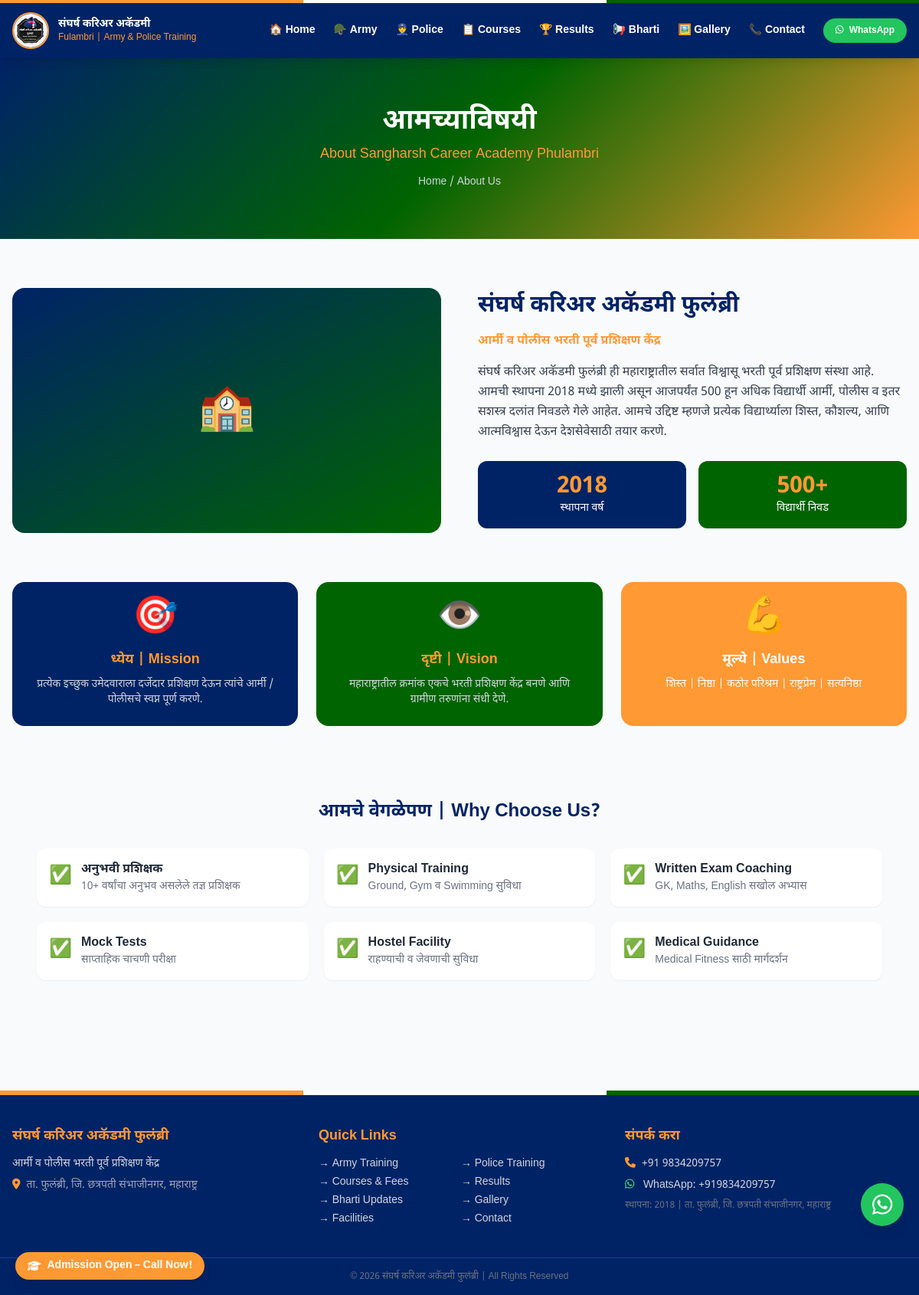
The page /about/ on the database its author committed.
### core/models.py (models this page shows, shortened)
class AcademyInfo(models.Model):
    name_mr = models.CharField(_('नाव (मराठी)'), max_length=200, default='संघर्ष करिअर अकॅडमी फुलंब्री')
    name_en = models.CharField(_('Name (English)'), max_length=200, default='Sangharsh Career Academy Fulambri')
    tagline_mr = models.CharField(_('टॅगलाइन (मराठी)'), max_length=300, default='आर्मी व पोलीस भरती पूर्व प्रशिक्षण केंद्र')
    tagline_en = models.CharField(_('Tagline (English)'), max_length=300, default='Army & Police Pre-Recruitment Training Centre')
    address_mr = models.TextField(_('पत्ता (मराठी)'), default='ता. फुलंब्री, जि. छत्रपती संभाजीनगर, महाराष्ट्र')
    address_en = models.TextField(_('Address (English)'), default='Tal. Fulambri, Dist. Chhatrapati Sambhajinagar, Maharashtra')
    phone = models.CharField(_('फोन'), max_length=20, default='+91 XXXXX XXXXX')
    whatsapp = models.CharField(_('WhatsApp'), max_length=20, default='+91XXXXXXXXXX')
    email = models.EmailField(_('ईमेल'), blank=True)
    established_year = models.IntegerField(_('स्थापना वर्ष'), default=2018)
    logo = models.ImageField(_('लोगो'), upload_to='academy/', blank=True)
    hero_image = models.ImageField(_('Hero Image'), upload_to='academy/', blank=True)
    about_image = models.ImageField(_('About Image'), upload_to='academy/', blank=True)
    about_text_mr = models.TextField(_('आमच्याविषयी (मराठी)'), blank=True)
    about_text_en = models.TextField(_('About Us (English)'), blank=True)
    google_map_embed = models.TextField(_('Google Map Embed Code'), blank=True)
    students_selected = models.IntegerField(_('एकूण निवड'), default=500)
    army_selected = models.IntegerField(_('आर्मी निवड'), default=50)
    police_selected = models.IntegerField(_('पोलीस निवड'), default=200)
    meta_keywords = models.CharField(max_length=500, blank=True, default='army bharti, police bharti, Fulambri, संघर्ष अकॅडमी')
    meta_description = models.TextField(blank=True)
    class Meta:
        verbose_name = _('अकॅडमी माहिती')
        verbose_name_plural = _('अकॅडमी माहिती')
    @classmethod
    def get_info(cls):
        obj, _ = cls.objects.get_or_create(pk=1)
        return obj

### core/views.py (the view)
# urls.py: path('about/', views.about, name='about'),
def about(request):
    academy = get_academy_info()
    context = {
        'page_title': 'आमच्याविषयी | About Us',
        'meta_desc': 'Sangharsh Career Academy Fulambri - Army & Police Training Centre in Chhatrapati Sambhajinagar',
        'academy': academy,
    }
    return render(request, 'core/about.html', context)

### core/context_processors.py (called while the page is built)
def global_context(request):
    academy = AcademyInfo.get_info()
    return {
        'site_academy': academy,
        'whatsapp_number': academy.whatsapp.replace('+', '').replace(' ', ''),
    }

### core/views.py (called while the page is built)
def get_academy_info():
    return AcademyInfo.get_info()

### core/templates/core/about.html
{% extends 'base.html' %}
{% block content %}
<div class="hero-gradient py-16 text-white text-center">
  <h1 class="text-4xl font-black">आमच्याविषयी</h1>
  <p class="text-saffron text-lg mt-2">About Sangharsh Career Academy Phulambri</p>
  <nav class="text-sm text-gray-300 mt-3">
    <a href="{% url 'home' %}" class="hover:text-white">Home</a> / About Us
  </nav>
</div>
<section class="py-16 max-w-7xl mx-auto px-4">
  <div class="grid lg:grid-cols-2 gap-12 items-center mb-16">
    <div>
      {% if academy.about_image %}
        <img src="{{ academy.about_image.url }}" alt="Academy" class="rounded-2xl shadow-xl w-full"/>
      {% else %}
        <div class="bg-gradient-to-br from-navyblue to-armygreen rounded-2xl h-80 flex items-center justify-center text-white text-6xl">🏫</div>
      {% endif %}
    </div>
    <div>
      <h2 class="text-3xl font-black text-navyblue mb-4">{{ academy.name_mr }}</h2>
      <p class="text-saffron font-bold mb-4">{{ academy.tagline_mr }}</p>
      <div class="prose text-gray-700 leading-relaxed">
        {{ academy.about_text_mr|default:"संघर्ष करिअर अकॅडमी फुलंब्री ही महाराष्ट्रातील सर्वात विश्वासू भरती पूर्व प्रशिक्षण संस्था आहे. आमची स्थापना 2018 मध्ये झाली असून आजपर्यंत 500 हून अधिक विद्यार्थी आर्मी, पोलीस व इतर सशस्त्र दलांत निवडले गेले आहेत. आमचे उद्दिष्ट म्हणजे प्रत्येक विद्यार्थ्याला शिस्त, कौशल्य, आणि आत्मविश्वास देऊन देशसेवेसाठी तयार करणे." }}
      </div>
      <div class="mt-6 grid grid-cols-2 gap-4">
        <div class="text-center bg-navyblue text-white rounded-xl p-4">
          <div class="text-3xl font-black text-saffron">{{ academy.established_year }}</div>
          <p class="text-sm">स्थापना वर्ष</p>
        </div>
        <div class="text-center bg-armygreen text-white rounded-xl p-4">
          <div class="text-3xl font-black text-saffron">{{ academy.students_selected }}+</div>
          <p class="text-sm">विद्यार्थी निवड</p>
        </div>
      </div>
    </div>
  </div>
  <div class="grid md:grid-cols-3 gap-6 mb-16">
    <div class="bg-navyblue text-white rounded-2xl p-6 text-center">
      <div class="text-5xl mb-4">🎯</div>
      <h3 class="font-bold text-lg text-saffron mb-2">ध्येय | Mission</h3>
      <p class="text-sm text-gray-300">प्रत्येक इच्छुक उमेदवाराला दर्जेदार प्रशिक्षण देऊन त्यांचे आर्मी / पोलीसचे स्वप्न पूर्ण करणे.</p>
    </div>
    <div class="bg-armygreen text-white rounded-2xl p-6 text-center">
      <div class="text-5xl mb-4">👁️</div>
      <h3 class="font-bold text-lg text-saffron mb-2">दृष्टी | Vision</h3>
      <p class="text-sm text-gray-300">महाराष्ट्रातील क्रमांक एकचे भरती प्रशिक्षण केंद्र बनणे आणि ग्रामीण तरुणांना संधी देणे.</p>
    </div>
    <div class="bg-saffron text-white rounded-2xl p-6 text-center">
      <div class="text-5xl mb-4">💪</div>
      <h3 class="font-bold text-lg mb-2">मूल्ये | Values</h3>
      <p class="text-sm">शिस्त | निष्ठा | कठोर परिश्रम | राष्ट्रप्रेम | सत्यनिष्ठा</p>
    </div>
  </div>
  <div class="bg-gray-50 rounded-2xl p-8">
    <h2 class="text-2xl font-black text-navyblue text-center mb-8">आमचे वेगळेपण | Why Choose Us?</h2>
    <div class="grid md:grid-cols-2 lg:grid-cols-3 gap-5">
      {% for item in "123456"|make_list %}
      <div class="flex items-start gap-3 bg-white rounded-xl p-4 shadow-sm">
        <span class="text-green-500 text-2xl mt-1">✅</span>
        <div>
          {% if forloop.counter == 1 %}<h4 class="font-bold">अनुभवी प्रशिक्षक</h4><p class="text-sm text-gray-500">10+ वर्षांचा अनुभव असलेले तज्ञ प्रशिक्षक</p>
          {% elif forloop.counter == 2 %}<h4 class="font-bold">Physical Training</h4><p class="text-sm text-gray-500">Ground, Gym व Swimming सुविधा</p>
          {% elif forloop.counter == 3 %}<h4 class="font-bold">Written Exam Coaching</h4><p class="text-sm text-gray-500">GK, Maths, English सखोल अभ्यास</p>
          {% elif forloop.counter == 4 %}<h4 class="font-bold">Mock Tests</h4><p class="text-sm text-gray-500">साप्ताहिक चाचणी परीक्षा</p>
          {% elif forloop.counter == 5 %}<h4 class="font-bold">Hostel Facility</h4><p class="text-sm text-gray-500">राहण्याची व जेवणाची सुविधा</p>
          {% elif forloop.counter == 6 %}<h4 class="font-bold">Medical Guidance</h4><p class="text-sm text-gray-500">Medical Fitness साठी मार्गदर्शन</p>
          {% endif %}
        </div>
      </div>
      {% endfor %}
    </div>
  </div>
</section>
{% endblock %}

### templates/base.html (shortened to what this page needs)
<!DOCTYPE html>
<html lang="mr" class="scroll-smooth">
<head>
  <script src="https://cdn.tailwindcss.com"></script>
  <link rel="stylesheet" href="https://cdnjs.cloudflare.com/ajax/libs/font-awesome/6.5.0/css/all.min.css"/>
</head>
<body class="bg-gray-50 text-gray-800 font-marathi">
<nav class="bg-navyblue shadow-lg sticky top-0 z-50">
  <div class="max-w-7xl mx-auto px-4 py-3 flex items-center justify-between">
    <a href="{% url 'home' %}" class="flex items-center gap-3">
      {% if site_academy.logo %}
        <img src="{{ site_academy.logo.url }}" alt="logo" class="h-12 w-12 rounded-full border-2 border-saffron"/>
      {% else %}
        <div class="h-12 w-12 rounded-full bg-saffron flex items-center justify-center text-white font-bold text-xl">स</div>
      {% endif %}
      <div>
        <div class="text-white font-bold text-sm leading-tight">संघर्ष करिअर अकॅडमी</div>
        <div class="text-saffron text-xs">Fulambri | Army & Police Training</div>
      </div>
    </a>
    <div class="hidden lg:flex items-center gap-6 text-sm font-semibold">
      <a href="{% url 'home' %}" class="nav-link text-white hover:text-saffron">🏠 Home</a>
      <a href="{% url 'army_training' %}" class="nav-link text-white hover:text-saffron">🪖 Army</a>
      <a href="{% url 'police_training' %}" class="nav-link text-white hover:text-saffron">👮 Police</a>
      <a href="{% url 'courses_fees' %}" class="nav-link text-white hover:text-saffron">📋 Courses</a>
      <a href="{% url 'past_results' %}" class="nav-link text-white hover:text-saffron">🏆 Results</a>
      <a href="{% url 'bharti_list' %}" class="nav-link text-white hover:text-saffron">📢 Bharti</a>
      <a href="{% url 'gallery' %}" class="nav-link text-white hover:text-saffron">🖼️ Gallery</a>
      <a href="{% url 'contact' %}" class="nav-link text-white hover:text-saffron">📞 Contact</a>
      <a href="https://wa.me/{{ whatsapp_number }}?text=Admission%20inquiry%20-%20Sangharsh%20Academy%20Fulambri" target="_blank"
         class="bg-green-500 hover:bg-green-400 text-white px-4 py-2 rounded-full text-xs font-bold transition">
        <i class="fab fa-whatsapp mr-1"></i> WhatsApp
      </a>
    </div>
  </div>
</nav>
{% block content %}{% endblock %}
<footer class="bg-navyblue text-white mt-12">
  <div class="tricolor-bar h-1.5"></div>
  <div class="max-w-7xl mx-auto px-4 py-10 grid grid-cols-1 md:grid-cols-3 gap-8">
    <div>
      <h3 class="text-saffron font-bold text-lg mb-3">संघर्ष करिअर अकॅडमी फुलंब्री</h3>
      <p class="text-gray-300 text-sm mb-2">{{ site_academy.tagline_mr }}</p>
      <p class="text-gray-400 text-sm">
        <i class="fas fa-map-marker-alt text-saffron mr-2"></i>{{ site_academy.address_mr }}
      </p>
    </div>
    <div>
      <h3 class="text-saffron font-bold text-lg mb-3">Quick Links</h3>
      <div class="grid grid-cols-2 gap-1 text-sm">
        <a href="{% url 'army_training' %}" class="text-gray-300 hover:text-saffron">→ Army Training</a>
        <a href="{% url 'police_training' %}" class="text-gray-300 hover:text-saffron">→ Police Training</a>
        <a href="{% url 'courses_fees' %}" class="text-gray-300 hover:text-saffron">→ Courses & Fees</a>
        <a href="{% url 'past_results' %}" class="text-gray-300 hover:text-saffron">→ Results</a>
        <a href="{% url 'bharti_list' %}" class="text-gray-300 hover:text-saffron">→ Bharti Updates</a>
        <a href="{% url 'gallery' %}" class="text-gray-300 hover:text-saffron">→ Gallery</a>
        <a href="{% url 'facilities' %}" class="text-gray-300 hover:text-saffron">→ Facilities</a>
        <a href="{% url 'contact' %}" class="text-gray-300 hover:text-saffron">→ Contact</a>
      </div>
    </div>
    <div>
      <h3 class="text-saffron font-bold text-lg mb-3">संपर्क करा</h3>
      <div class="space-y-2 text-sm text-gray-300">
        <p><i class="fas fa-phone text-saffron mr-2"></i><a href="tel:{{ site_academy.phone }}" class="hover:text-white">{{ site_academy.phone }}</a></p>
        <p><i class="fab fa-whatsapp text-green-400 mr-2"></i>
          <a href="https://wa.me/{{ whatsapp_number }}" target="_blank" class="hover:text-white">WhatsApp: {{ site_academy.whatsapp }}</a>
        </p>
        <p class="mt-3 text-xs text-gray-500">स्थापना: {{ site_academy.established_year }} | ता. फुलंब्री, जि. छत्रपती संभाजीनगर, महाराष्ट्र</p>
      </div>
    </div>
  </div>
  <div class="border-t border-blue-900 text-center py-4 text-xs text-gray-500">
    © 2026 संघर्ष करिअर अकॅडमी फुलंब्री | All Rights Reserved
  </div>
</footer>
<a href="https://wa.me/{{ whatsapp_number }}?text=Admission%20Inquiry%20-%20Sangharsh%20Academy"
   target="_blank" class="whatsapp-float group">
  <div class="bg-green-500 hover:bg-green-400 text-white w-14 h-14 rounded-full flex items-center justify-center shadow-lg transition-transform hover:scale-110">
    <i class="fab fa-whatsapp text-3xl"></i>
  </div>
</a>
<a href="{% url 'contact' %}"
   class="admission-sticky bg-saffron hover:bg-saffron-dark text-white px-4 py-2 rounded-full shadow-lg font-bold text-sm transition-transform hover:scale-105 flex items-center gap-2">
  <i class="fas fa-graduation-cap"></i> Admission Open – Call Now!
</a>
</body>
</html>

### templates/base.html (style rules this page uses)
body { font-family: 'Noto Sans Devanagari', 'Rajdhani', sans-serif; }
.hero-gradient { background: linear-gradient(135deg, #002366 0%, #006400 50%, #FF9933 100%); }
.tricolor-bar { background: linear-gradient(90deg, #FF9933 33%, #ffffff 33%, #ffffff 66%, #006400 66%); }
.nav-link { position: relative; }
.nav-link::after { content: ''; position: absolute; bottom: -2px; left: 0; width: 0; height: 2px; background: #FF9933; transition: width .3s; }
.whatsapp-float { position: fixed; bottom: 90px; right: 20px; z-index: 9999; }
.admission-sticky { position: fixed; bottom: 20px; left: 20px; z-index: 9998; }

### rows shown on the page
AcademyInfo: logo (picture), name_mr "संघर्ष करिअर अकॅडमी फुलंब्री", tagline_mr "आर्मी व पोलीस भरती पूर्व प्रशिक्षण केंद्र", about_text_mr "संघर्ष करिअर अकॅडमी फुलंब्री ही महाराष्ट्रातील सर्वात विश्वासू भरती पूर्व प्रशिक्षण संस्था आहे. आमची स्थापना 2018 मध्ये झाली असून आजपर्यंत 500 हून अधिक विद्यार्थी आर्मी, पोलीस व इतर सशस्त्र दलांत निवडले गेले आहेत. आमचे उद्दिष्ट म्हणजे प्रत्येक विद्यार्थ्याला शिस्त, कौशल्य, आणि आत्मविश्वास देऊन देशसेवेसाठी तयार करणे.", established_year "2018", students_selected "500", address_mr "ता. फुलंब्री, जि. छत्रपती संभाजीनगर, महाराष्ट्र", phone "+91 9834209757", whatsapp "+919834209757"
